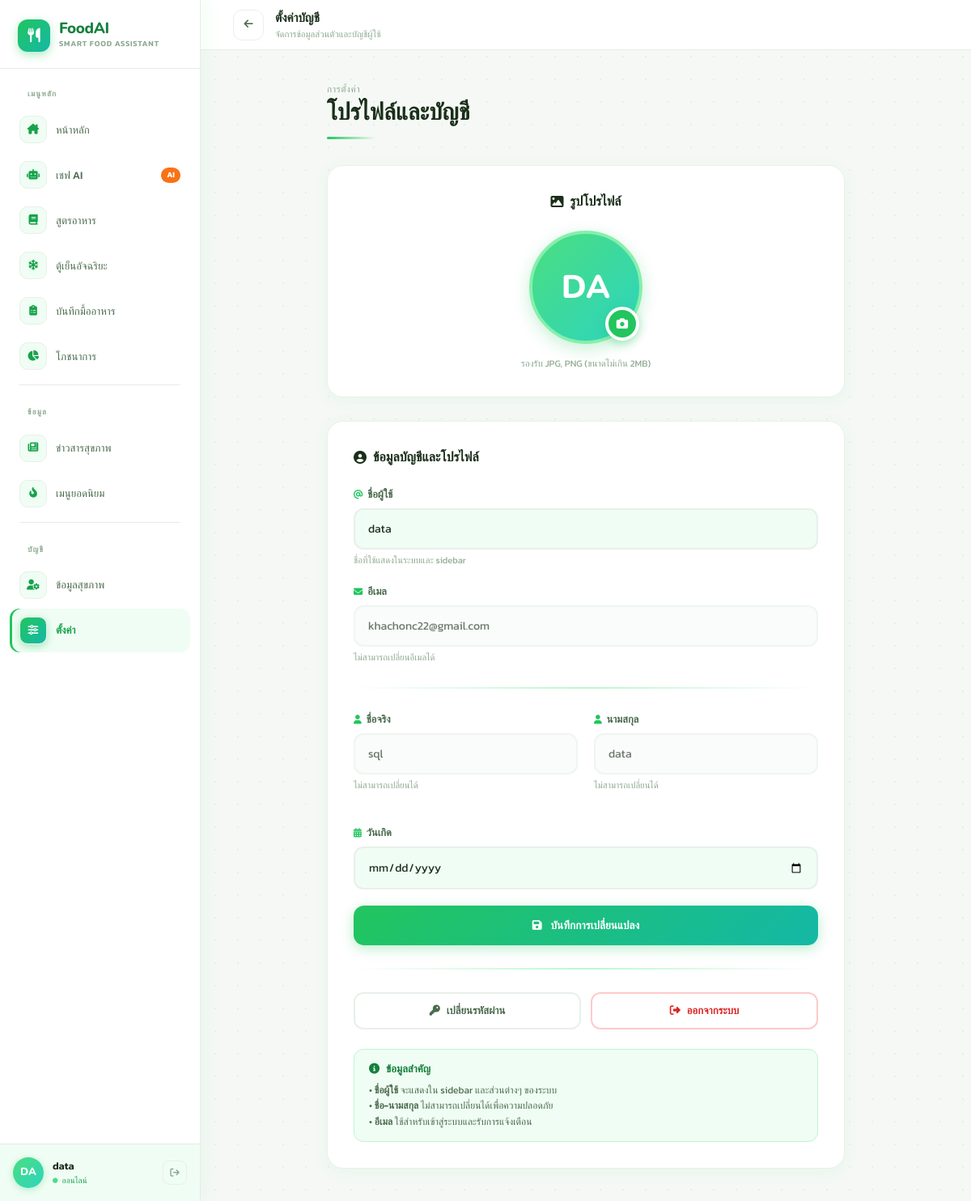
The app's page /pages/settings.php (signed in) with its own data.
### tables this page shows
CREATE TABLE `users` (
  `id` int(11) NOT NULL,
  `username` varchar(50) NOT NULL,
  `email` varchar(100) NOT NULL,
  `password_hash` text NOT NULL,
  `otp_code` varchar(6) DEFAULT NULL,
  `otp_expires_at` datetime DEFAULT NULL,
  `created_at` timestamp NOT NULL DEFAULT current_timestamp(),
  `first_name` varchar(100) DEFAULT NULL,
  `last_name` varchar(100) DEFAULT NULL,
  `birth_date` date DEFAULT NULL,
  `profile_image` text DEFAULT NULL,
  `role` int(1) DEFAULT 0
);

### pages/settings.php (the view, shortened to what this page needs)
<?php
include '../config/connect.php';
$user_id = $_SESSION['user_id'];
$u_stmt = $conn->prepare("SELECT username, email, first_name, last_name, birth_date, profile_image FROM users WHERE id = ?");
$u_stmt->bind_param("i", $user_id);
$u_stmt->execute();
$user_data = $u_stmt->get_result()->fetch_assoc();
$email         = $user_data['email'] ?? '';
$first_name    = $user_data['first_name'] ?? '';
$last_name     = $user_data['last_name'] ?? '';
$birth_date    = $user_data['birth_date'] ?? '';
?>
<!DOCTYPE html>
<html lang="th">
<head>
<script src="https://cdn.tailwindcss.com"></script>
<link rel="stylesheet" href="https://cdnjs.cloudflare.com/ajax/libs/font-awesome/6.4.0/css/all.min.css">
</head>
<body>
<?php include '../includes/sidebar.php' ?>
<div class="page-wrap">
  <header class="topbar">
    <a href="dashboard.php" class="tb-back"><i class="fas fa-arrow-left"></i></a>
    <div>
      <div style="font-family:'Nunito',sans-serif;font-size:.95rem;font-weight:800;color:var(--txt);">ตั้งค่าบัญชี</div>
      <div style="font-size:.7rem;color:var(--muted);">จัดการข้อมูลส่วนตัวและบัญชีผู้ใช้</div>
    </div>
  </header>
  <main style="padding:2.5rem;max-width:720px;width:100%;margin:0 auto;">
    <div class="rv rv1" style="margin-bottom:2rem;">
      <p style="font-size:.72rem;color:var(--muted);margin-bottom:3px;letter-spacing:.05em;">การตั้งค่า</p>
      <h1 style="font-family:'Nunito',sans-serif;font-size:1.8rem;font-weight:800;color:var(--txt);line-height:1.2;">
        โปรไฟล์และบัญชี
      </h1>
      <div class="gline" style="width:60px;margin-top:12px;"></div>
    </div>
    <div class="rv rv2 card" style="text-align:center;margin-bottom:1.8rem;">
      <h2 class="stitle" style="margin-bottom:24px;justify-content:center;">
        <i class="fas fa-image"></i> รูปโปรไฟล์
      </h2>
      <form action="update_settings.php" method="POST" enctype="multipart/form-data" id="avatarForm">
        <div class="avatar-upload">
          <div class="avatar-preview" id="avatarPreview">
            <?php if ($profile_image && file_exists("../public/uploads/avatars/" . $profile_image)): ?>
            <img src="../public/uploads/avatars/<?= htmlspecialchars($profile_image) ?>?t=<?= time() ?>" alt="Avatar">
            <?php else: ?>
            <?= htmlspecialchars($initials ?: '?') ?>
            <?php endif; ?>
          </div>
          <label class="avatar-btn" title="เปลี่ยนรูปภาพ">
            <i class="fas fa-camera"></i>
          </label>
        </div>
      </form>
      <p style="font-size:.72rem;color:var(--muted);margin-top:16px;">รองรับ JPG, PNG (ขนาดไม่เกิน 2MB)</p>
    </div>
    <div class="rv rv3 card">
      <h2 class="stitle" style="margin-bottom:24px;">
        <i class="fas fa-user-circle"></i> ข้อมูลบัญชีและโปรไฟล์
      </h2>
      <form action="update_settings.php" method="POST">
        <div class="form-group">
          <label class="form-label">
            <i class="fas fa-at"></i> ชื่อผู้ใช้
          </label>
          <input type="text" name="username" value="<?= htmlspecialchars($username) ?>" class="form-input" required>
          <div class="form-hint">ชื่อที่ใช้แสดงในระบบและ sidebar</div>
        </div>
        <div class="form-group">
          <label class="form-label">
            <i class="fas fa-envelope"></i> อีเมล
          </label>
          <input type="email" value="<?= htmlspecialchars($email) ?>" class="form-input" disabled>
          <div class="form-hint">ไม่สามารถเปลี่ยนอีเมลได้</div>
        </div>
        <div class="divider"></div>
        <div class="form-row">
          <div class="form-group">
            <label class="form-label">
              <i class="fas fa-user"></i> ชื่อจริง
            </label>
            <input type="text" value="<?= htmlspecialchars($first_name) ?>" class="form-input" disabled>
            <div class="form-hint">ไม่สามารถเปลี่ยนได้</div>
          </div>
          <div class="form-group">
            <label class="form-label">
              <i class="fas fa-user"></i> นามสกุล
            </label>
            <input type="text" value="<?= htmlspecialchars($last_name) ?>" class="form-input" disabled>
            <div class="form-hint">ไม่สามารถเปลี่ยนได้</div>
          </div>
        </div>
        <div class="form-group">
          <label class="form-label">
            <i class="fas fa-calendar-days"></i> วันเกิด
          </label>
          <input type="date" name="birth_date" value="<?= htmlspecialchars($birth_date) ?>" class="form-input">
        </div>
        <button type="submit" class="btn-primary">
          <i class="fas fa-save" style="margin-right:8px;"></i> บันทึกการเปลี่ยนแปลง
        </button>
      </form>
      <div class="divider"></div>
      <div class="action-btns-grid" style="display:grid;grid-template-columns:1fr 1fr;gap:12px;">
        <a href="forgot_password.php" class="btn-secondary">
          <i class="fas fa-key"></i> เปลี่ยนรหัสผ่าน
        </a>
        <a href="logout.php" class="btn-danger" onclick="return confirm('คุณต้องการออกจากระบบใช่หรือไม่?')">
          <i class="fas fa-sign-out-alt"></i> ออกจากระบบ
        </a>
      </div>
      <div class="info-box">
        <h4><i class="fas fa-info-circle"></i> ข้อมูลสำคัญ</h4>
        <p>• <strong>ชื่อผู้ใช้</strong> จะแสดงใน sidebar และส่วนต่างๆ ของระบบ</p>
        <p>• <strong>ชื่อ-นามสกุล</strong> ไม่สามารถเปลี่ยนได้เพื่อความปลอดภัย</p>
        <p>• <strong>อีเมล</strong> ใช้สำหรับเข้าสู่ระบบและรับการแจ้งเตือน</p>
      </div>
    </div>
  </main>
</div>
</body>
</html>

### pages/settings.php (style rules this page uses)
:root { --g50:#f0fdf4;--g100:#dcfce7;--g200:#bbf7d0;--g300:#86efac; --g400:#4ade80;--g500:#22c55e;--g600:#16a34a;--g700:#15803d; --t400:#2dd4bf;--t500:#14b8a6;--t600:#0d9488; --bg:#f5f8f5;--card:#fff;--bdr:#e8f0e9; --txt:#1a2e1a;--sub:#4b6b4e;--muted:#8da98f; --sb-w:248px; }
* { box-sizing:border-box;margin:0;padding:0; }
body { font-family:'Kanit',sans-serif;background:var(--bg);color:var(--txt);min-height:100vh;display:flex; }
body::before { content:'';position:fixed;inset:0;pointer-events:none;z-index:0;background-image:radial-gradient(circle,#c8e6c9 1px,transparent 1px);background-size:28px 28px;opacity:.35; }
.page-wrap { margin-left:var(--sb-w);flex:1;position:relative;z-index:1;min-width:0; }
.topbar { height:62px;background:rgba(255,255,255,.9);backdrop-filter:blur(12px);border-bottom:1px solid #e5ede6;display:flex;align-items:center;padding:0 2.5rem;gap:14px;position:sticky;top:0;z-index:50; }
.tb-back { width:38px;height:38px;border-radius:11px;background:#fff;border:1px solid var(--bdr);display:flex;align-items:center;justify-content:center;color:var(--sub);text-decoration:none;font-size:.8rem;transition:all .18s; }
.rv { opacity:0;animation:slideUp .5s cubic-bezier(.22,1,.36,1) forwards; }
.rv1 { animation-delay:.04s; }
.rv2 { animation-delay:.10s; }
.rv3 { animation-delay:.17s; }
.stitle { font-family:'Nunito',sans-serif;font-size:1rem;font-weight:800;color:var(--txt);display:flex;align-items:center;gap:8px; }
.gline { height:3px;background:linear-gradient(90deg,var(--g500),transparent);border-radius:99px; }
.card { background:#fff;border:1px solid var(--bdr);border-radius:20px;padding:32px;box-shadow:0 4px 20px rgba(34,197,94,.06); }
.avatar-upload { position:relative;width:140px;height:140px;margin:0 auto; }
.avatar-preview { width:140px;height:140px;border-radius:50%;overflow:hidden;border:4px solid var(--g300);box-shadow:0 6px 20px rgba(34,197,94,.25);background:linear-gradient(135deg,var(--g400),var(--t400));display:flex;align-items:center;justify-content:center;color:#fff;font-family:'Nunito',sans-serif;font-size:2.5rem;font-weight:800;position:relative; }
.avatar-btn { position:absolute;bottom:4px;right:4px;width:42px;height:42px;border-radius:50%;background:var(--g500);color:#fff;border:4px solid #fff;display:flex;align-items:center;justify-content:center;cursor:pointer;transition:all .2s;font-size:.9rem;box-shadow:0 4px 12px rgba(34,197,94,.4); }
.form-row { display:grid;grid-template-columns:1fr 1fr;gap:20px;margin-bottom:20px; }
.form-group { margin-bottom:20px; }
.form-label { font-size:.8rem;font-weight:700;color:var(--sub);margin-bottom:8px;display:flex;align-items:center;gap:6px; }
.form-label i { font-size:.7rem;color:var(--g500); }
.form-input { width:100%;padding:13px 16px;background:var(--g50);border:2px solid var(--bdr);border-radius:12px;font-family:'Kanit',sans-serif;font-size:.88rem;color:var(--txt);outline:none;transition:all .2s; }
.form-input:disabled { opacity:.65;cursor:not-allowed;background:#f8f9fa; }
.form-hint { font-size:.7rem;color:var(--muted);margin-top:5px; }
.btn-primary { background:linear-gradient(135deg,var(--g500),var(--t500));color:#fff;font-size:.85rem;font-weight:700;padding:14px 28px;border-radius:13px;border:none;cursor:pointer;transition:all .2s;box-shadow:0 4px 16px rgba(34,197,94,.3);font-family:'Kanit',sans-serif;width:100%; }
.btn-secondary { background:#fff;color:var(--sub);border:2px solid var(--bdr);font-size:.82rem;font-weight:600;padding:11px 22px;border-radius:12px;cursor:pointer;transition:all .2s;text-decoration:none;display:inline-flex;align-items:center;justify-content:center;gap:8px;font-family:'Kanit',sans-serif; }
.btn-danger { background:#fff;color:#dc2626;border:2px solid #fecaca;font-size:.82rem;font-weight:600;padding:11px 22px;border-radius:12px;cursor:pointer;transition:all .2s;text-decoration:none;display:inline-flex;align-items:center;justify-content:center;gap:8px;font-family:'Kanit',sans-serif; }
.divider { height:2px;background:linear-gradient(90deg,transparent,var(--g200),transparent);margin:28px 0; }
.info-box { background:var(--g50);border:1.5px solid var(--g200);border-radius:12px;padding:14px 18px;margin-top:24px; }
.info-box h4 { font-size:.82rem;font-weight:700;color:var(--g700);margin-bottom:8px;display:flex;align-items:center;gap:8px; }
.info-box p { font-size:.75rem;color:var(--sub);line-height:1.6; }

### records on screen
users: email "khachonc22@gmail.com", first_name "sql", last_name "data"

### other values on screen
$initials ?: 'U' "DA"
$username "data"
$initials ?: '?' "DA"
